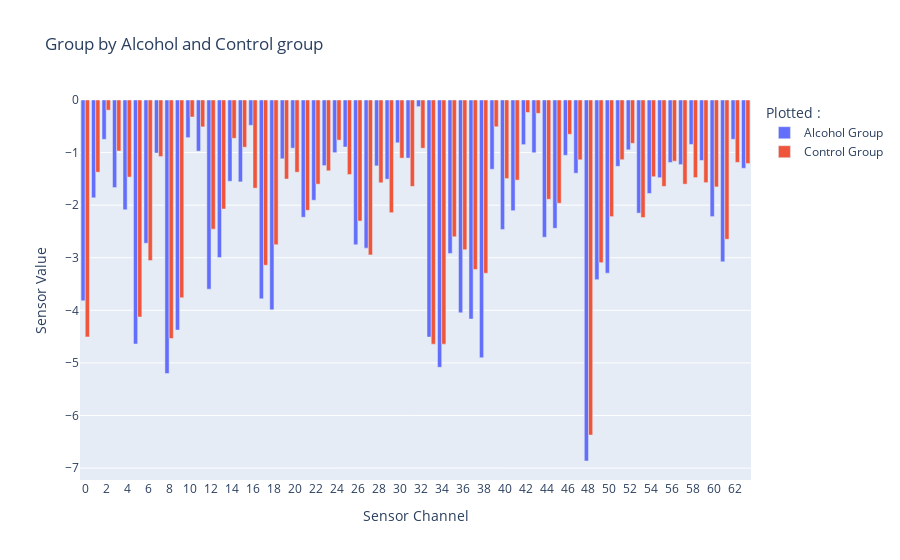

Notebook source saved alongside this figure:
### Code cell
B=[]
for i in range(0, 64):
    B.append(str(i))

fig = go.Figure()
fig.add_trace(go.Bar(x=B, y=xa, name="Alcohol Group"))
fig.add_trace(go.Bar(x=B, y=xc, name="Control Group"))

fig.update_layout(barmode='group',
                    title="Group by Alcohol and Control group",
                    xaxis_title="Sensor Channel",
                    yaxis_title="Sensor Value",
                    legend_title="Plotted :",)
fig.show()

### Figure 1 — Plotly figure (JSON) as saved in the notebook; plotly's stock layout.template omitted (floating-point values rounded to 4 significant figures)
{"data": [{"name": "Alcohol Group", "type": "bar", "x": ["0", "1", "2", "3", "4", "5", "6", "7", "8", "9", "10", "11", "12", "13", "14", "15", "16", "17", "18", "19", "20", "21", "22", "23", "24", "25", "26", "27", "28", "29", "30", "31", "32", "33", "34", "35", "36", "37", "38", "39", "40", "41", "42", "43", "44", "45", "46", "47", "48", "49", "50", "51", "52", "53", "54", "55", "56", "57", "58", "59", "60", "61", "62", "63"], "y": [-3.819, -1.86, -0.7484, -1.665, -2.088, -4.641, -2.725, -1.008, -5.203, -4.376, -0.7156, -0.972, -3.597, -2.995, -1.546, -1.557, -0.4822, -3.781, -3.991, -1.119, -0.9159, -2.23, -1.907, -1.248, -1.002, -0.8939, -2.753, -2.817, -1.253, -1.506, -0.8134, -1.105, -0.1256, -4.509, -5.085, -2.918, -4.048, -4.166, -4.903, -1.318, -2.461, -2.105, -0.849, -1.003, -2.61, -2.44, -1.052, -1.393, -6.866, -3.417, -3.293, -1.262, -0.9471, -2.152, -1.778, -1.478, -1.189, -1.229, -0.8452, -1.15, -2.218, -3.078, -0.7475, -1.299]}, {"name": "Control Group", "type": "bar", "x": ["0", "1", "2", "3", "4", "5", "6", "7", "8", "9", "10", "11", "12", "13", "14", "15", "16", "17", "18", "19", "20", "21", "22", "23", "24", "25", "26", "27", "28", "29", "30", "31", "32", "33", "34", "35", "36", "37", "38", "39", "40", "41", "42", "43", "44", "45", "46", "47", "48", "49", "50", "51", "52", "53", "54", "55", "56", "57", "58", "59", "60", "61", "62", "63"], "y": [-4.506, -1.373, -0.1931, -0.9699, -1.466, -4.128, -3.055, -1.075, -4.536, -3.762, -0.3238, -0.511, -2.456, -2.073, -0.7287, -0.8983, -1.676, -3.143, -2.752, -1.503, -1.374, -2.098, -1.6, -1.346, -0.7638, -1.417, -2.303, -2.946, -1.574, -2.143, -1.106, -1.643, -0.9172, -4.643, -4.643, -2.603, -2.847, -3.224, -3.295, -0.5091, -1.494, -1.524, -0.2376, -0.254, -1.889, -1.964, -0.6521, -1.137, -6.373, -3.093, -2.218, -1.136, -0.8247, -2.235, -1.46, -1.643, -1.164, -1.6, -1.476, -1.572, -1.653, -2.649, -1.187, -1.209]}], "layout": {"barmode": "group", "legend": {"title": {"text": "Plotted :"}}, "title": {"text": "Group by Alcohol and Control group"}, "xaxis": {"title": {"text": "Sensor Channel"}}, "yaxis": {"title": {"text": "Sensor Value"}}}}
